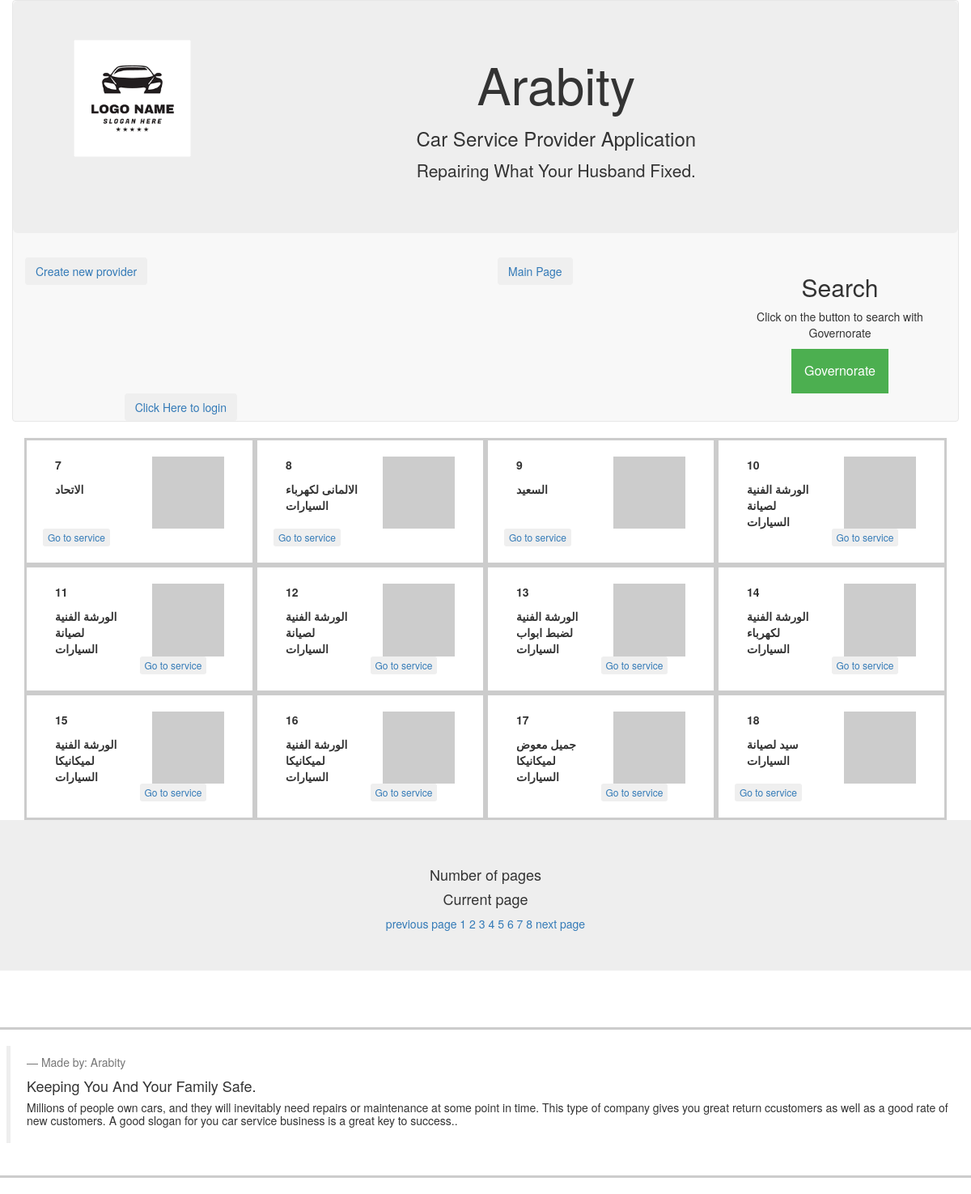
/provider/المنوفية/1, run on the app's committed database.
### database_setup_arabity.py (models this page shows)
class Provider(db.Model):
    id = db.Column(db.Integer, primary_key=True)
    name = db.Column(db.String(20), nullable=False)
    logo = db.Column(db.String(250), nullable=False)
    username = db.Column(db.String(20))
    user_id = db.Column(db.Integer, db.ForeignKey('user.id'),\
                            nullable=False)
    mobiles = db.relationship('Mobile', cascade="all,delete", backref='provider')
    telephones = db.relationship('Telephone', cascade="all,delete", backref='provider')
    stories = db.relationship('Story', cascade="all,delete", backref='provider')
    address = db.relationship('ProviderAdd', cascade="all,delete", backref='provider')
    brands = db.relationship('Brand', secondary=provider_brand,\
                                backref=db.backref('brands', lazy='dynamic'))

### project.py (the view, shortened to what this page needs)
@app.route('/provider/<string:filterGov>/')
@app.route('/provider/<string:filterGov>/<int:page_num>')
def providerFilter(filterGov, page_num=1):
    governorate = Address.query.filter_by(parent_id=0).all()
    filterGovOb = Address.query.filter_by(parent_id=0, address=filterGov).one()
    providersId = ProviderAdd.query.filter_by(gov_id=filterGovOb.id).\
                        paginate(per_page=12, page=page_num, error_out=True)
    provider = []
    for i in providersId.items:
        provider.append(i.provider)
    if 'username' not in login_session:
        return render_template('publicmain.html', provider=provider,filterGov=filterGov,\
                                governorate=governorate, providersId=providersId,)
    else:
        return render_template('main.html', provider=provider,filterGov=filterGov,\
                                governorate=governorate, providersId=providersId)

### templates/publicmain.html (shortened to what this page needs)
<!DOCTYPE html>
<html lang="en">
<head>
  <link rel="stylesheet" href=
        "https://maxcdn.bootstrapcdn.com/bootstrap/3.3.7/css/bootstrap.min.css">
</head>
<body>
	<nav class="container navbar navbar-default">
			<div class="row jumbotron text-center" >
				<div class="col-sm-2">
					<img src="/static/arabity.png" class=
                "title-logo img-fluid img-responsive" height="150" width="150"/>
				</div>
				<div class="col-sm-10">
          <h1>Arabity</h1>
					<h3>Car Service Provider Application</h3>
					<p>Repairing What Your Husband Fixed.</p>
				</div>
				</div>
			<div class="row">
				<div class="col-md-6 btn-group text-center" role="group">
					<button type="button" class="btn btn-secondary pull-left">
						<a href='{{url_for('newProvider')}}'>Create new provider</a>
					</button>
				</div>
        <div class="col-md-3 btn-group text-center" role="group">
          <button type="button" class="btn btn-secondary pull-left">
            <a href='{{url_for('providerName')}}'>Main Page</a>
          </button>
        </div>
        <div class="col-md-3 btn-group text-center" role="group">
        <body>
{% if provider.items %}
  <h2>Search</h2>
  <p>Click on the button to search with Governorate</p>
  <div class="dropdown">
    <button onclick="myFunction()" class="dropbtn">Governorate</button>
    <div id="myDropdown" class="dropdown-content">
      <input type="text" placeholder="Search.." id="myInput"
                                                    onkeyup="filterFunction()">
      {% for i in governorate %}
      <a href="{{url_for('providerFilter', filterGov=i.address, page_num=1)}}">
                  {{i.address}}</a>
      {% endfor %}
    </div>
  </div>
{% else %}
<h2>Search</h2>
<p>Click on the button to search with Governorate</p>
<div class="dropdown">
  <button onclick="myFunction()" class="dropbtn">Governorate</button>
{% endif %}
</div>
  </body>
  </html>
				<div class="col-md-3 btn-group text-center" role="group">
					<button type="button" class="btn btn-secondary pull-right">
						{% if 'username' not in session %}
						<a  href="{{url_for('showLogin')}}">Click Here to login</a>
						{% else %}
						<a  href="{{url_for('gdisconnect')}}">Disconnect</a>
						{% endif %}
					</button>
				</div>
  {% if provider.items %}
  <div class="container">
		{% for i in provider.items %}
		<div class="col-md-3 pill-center" style="padding: 20px;
                                                        border: 3px solid #ccc">
      <div class="col-md-6">
        <p><strong>{{i.id}}</strong></p>
        <p><strong>{{i.name}}</strong></p>
      </div>
      <div class="col-md-6">
        <img src={{i.logo}} class="title-logo img-fluid img-responsive"
                                                      height="150" width="150"/>
      </div>
				</br>
				<button type="button" class="btn btn-xs pull-left">
				<a href='{{url_for('providerService', provider_id=i.id,
                                        creator=i.user_id) }}'>Go to service</a>
				</button>
				</br>
		</div>
	  {% endfor %}
	</div>
  <div class="row jumbotron text-center">
    <h4> Number of pages {{ provider.pages }} </h4>
    <h4> Current page {{ provider.page }} </h4>
    <a href="{{url_for('providerName', page_num=provider.prev_num)}}">previous page</a>
  {% for page in provider.iter_pages(left_edge=3, right_edge=3) %}
    {% if page %}
    <a href="{{url_for('providerName', page_num=page)}}">{{ page }}</a>
    {% else %}
      ...
    {% endif %}
  {% endfor %}
      <a href="{{url_for('providerName', page_num=provider.next_num)}}">next page</a>
      </div>
      </br>
  {% else %}
  <div class="container">
    {% for i in provider %}
    <div class="col-md-3 pill-center" style="padding: 20px; border: 3px solid #ccc">
      <div class="col-md-6">
        <p><strong>{{i.id}}</strong></p>
        <p><strong>{{i.name}}</strong></p>
      </div>
      <div class="col-md-6">
        <img src={{i.logo}} class="title-logo img-fluid img-responsive"
                                                      height="150" width="150"/>
      </div>
        <button type="button" class="btn btn-xs pull-left">
        <a href='{{url_for('providerService', provider_id=i.id,
                                        creator=i.user_id) }}'>Go to service</a>
        </button>
    </div>
    {% endfor %}
  </div>
  <div class="row jumbotron text-center">
    <h4> Number of pages {{ provider.pages }} </h4>
    <h4> Current page {{ provider.page }} </h4>
    <a href="{{url_for('providerFilter',
    filterGov=filterGov, page_num=providersId.prev_num)}}">previous page</a>
  {% for page in providersId.iter_pages(left_edge=3, right_edge=3) %}
    {% if page %}
    <a href="{{url_for('providerFilter', filterGov=filterGov, page_num=page)}}">
                                                                  {{ page }}</a>
    {% else %}
      ...
    {% endif %}
  {% endfor %}
  <a href="{{url_for('providerFilter', filterGov=filterGov,
                                page_num=providersId.next_num)}}">next page</a>
      </div>
  {% endif %}
  <div class="row" style="padding: 20px; border: 3px solid #ccc">
    <blockquote>
      <footer>Made by: Arabity</footer>
      <h4>Keeping You And Your Family Safe.</h4>
      <h5>Millions of people own cars, and they will inevitably
        need repairs or maintenance at some point in time. This type of company
        gives you great return ccustomers as well as a good rate
        of new customers. A good slogan for you car service business
                                                is a great key to success..</h5>
    </blockquote>
  </div>
</body>
</html>

### templates/publicmain.html (style rules this page uses)
.dropbtn { background-color: #4CAF50; color: white; padding: 16px; font-size: 16px; border: none; cursor: pointer; }
.dropdown { position: relative; display: inline-block; }

### data on the page
Provider: id "7", name "الاتحاد"
Provider: id "8", name "الالمانى لكهرباء السيارات"
Provider: id "9", name "السعيد"
Provider: id "10", name "الورشة الفنية لصيانة السيارات"
Provider: id "11", name "الورشة الفنية لصيانة السيارات"
Provider: id "12", name "الورشة الفنية لصيانة السيارات"
Provider: id "13", name "الورشة الفنية لضبط ابواب السيارات"
Provider: id "14", name "الورشة الفنية لكهرباء السيارات"
Provider: id "15", name "الورشة الفنية لميكانيكا السيارات"
Provider: id "16", name "الورشة الفنية لميكانيكا السيارات"
Provider: id "17", name "جميل معوض لميكانيكا السيارات"
Provider: id "18", name "سيد لصيانة السيارات"

### other printed values
{{ page }} "1" "2" "3" "4" "5" "6" "7" "8"
